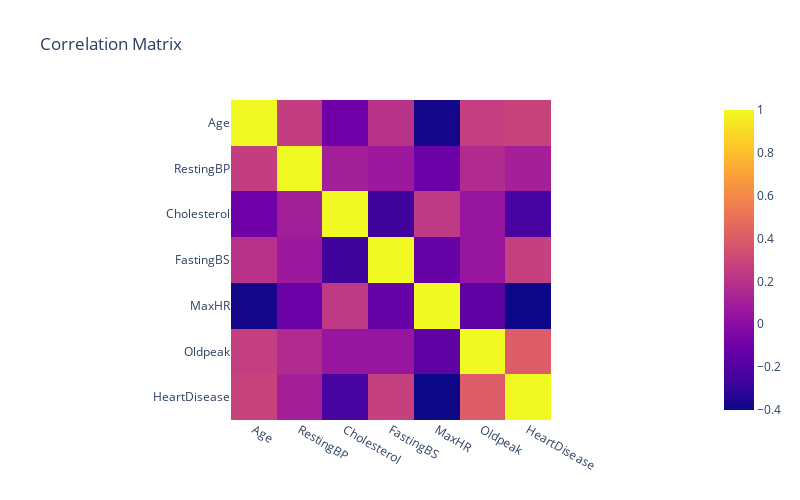

Notebook code cell kept with this figure:
### Code cell
heart_corr = px.imshow(heart_disease.corr(), title='Correlation Matrix')
heart_corr.show()

### Figure 1 — Plotly figure (JSON) as saved in the notebook; plotly's stock layout.template omitted (floating-point values rounded to 4 significant figures)
{"data": [{"coloraxis": "coloraxis", "hovertemplate": "x: %{x}<br>y: %{y}<br>color: %{z}<extra></extra>", "name": "0", "type": "heatmap", "x": ["Age", "RestingBP", "Cholesterol", "FastingBS", "MaxHR", "Oldpeak", "HeartDisease"], "xaxis": "x", "y": ["Age", "RestingBP", "Cholesterol", "FastingBS", "MaxHR", "Oldpeak", "HeartDisease"], "yaxis": "y", "z": [[1, 0.2544, -0.09528, 0.198, -0.382, 0.2586, 0.282], [0.2544, 1, 0.1009, 0.07019, -0.1121, 0.1648, 0.1076], [-0.09528, 0.1009, 1, -0.261, 0.2358, 0.05015, -0.2327], [0.198, 0.07019, -0.261, 1, -0.1314, 0.0527, 0.2673], [-0.382, -0.1121, 0.2358, -0.1314, 1, -0.1607, -0.4004], [0.2586, 0.1648, 0.05015, 0.0527, -0.1607, 1, 0.404], [0.282, 0.1076, -0.2327, 0.2673, -0.4004, 0.404, 1]]}], "layout": {"coloraxis": {"colorscale": [[0, "#0d0887"], [0.1111, "#46039f"], [0.2222, "#7201a8"], [0.3333, "#9c179e"], [0.4444, "#bd3786"], [0.5556, "#d8576b"], [0.6667, "#ed7953"], [0.7778, "#fb9f3a"], [0.8889, "#fdca26"], [1, "#f0f921"]]}, "height": 500, "title": {"text": "Correlation Matrix"}, "width": 800, "xaxis": {"anchor": "y", "autorange": true, "constrain": "domain", "domain": [0.2403, 0.7597], "range": [-0.5, 6.5], "scaleanchor": "y", "type": "category"}, "yaxis": {"anchor": "x", "autorange": true, "constrain": "domain", "domain": [0, 1], "range": [6.5, -0.5], "type": "category"}}}
